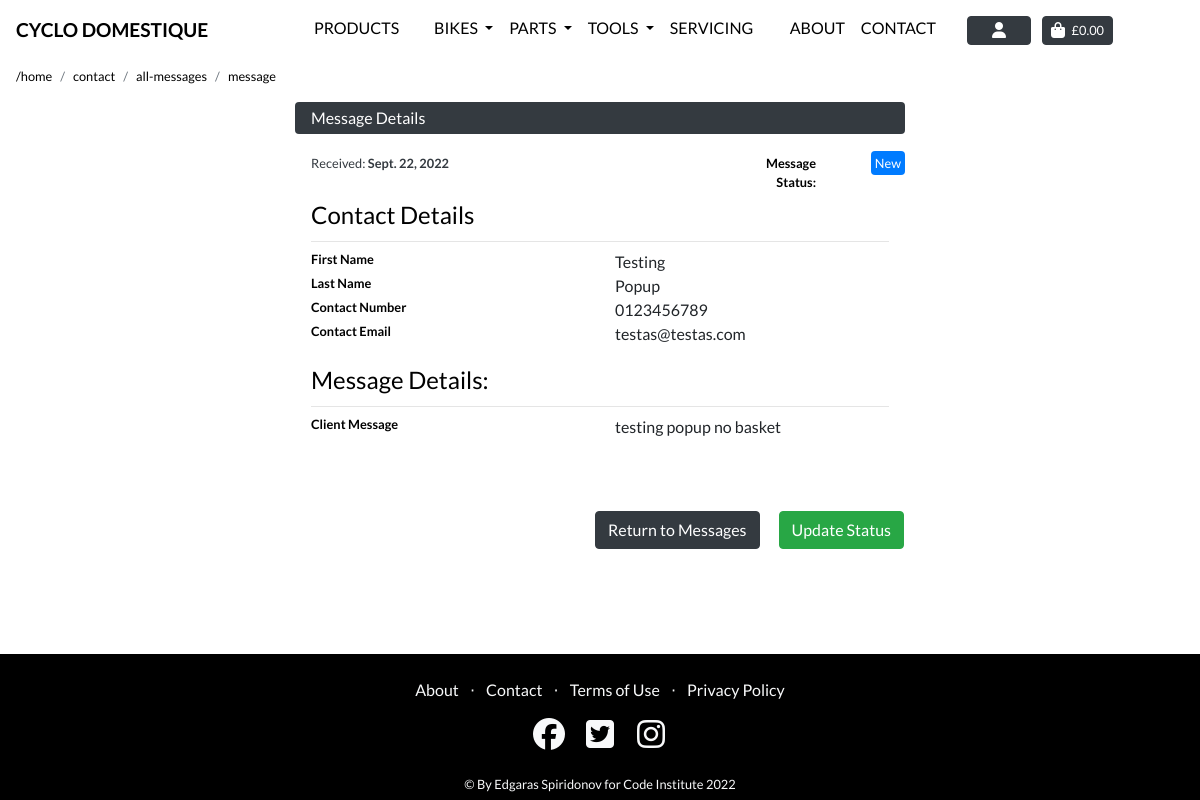
Before: /contact/message/9/ (signed in) with the older database file.
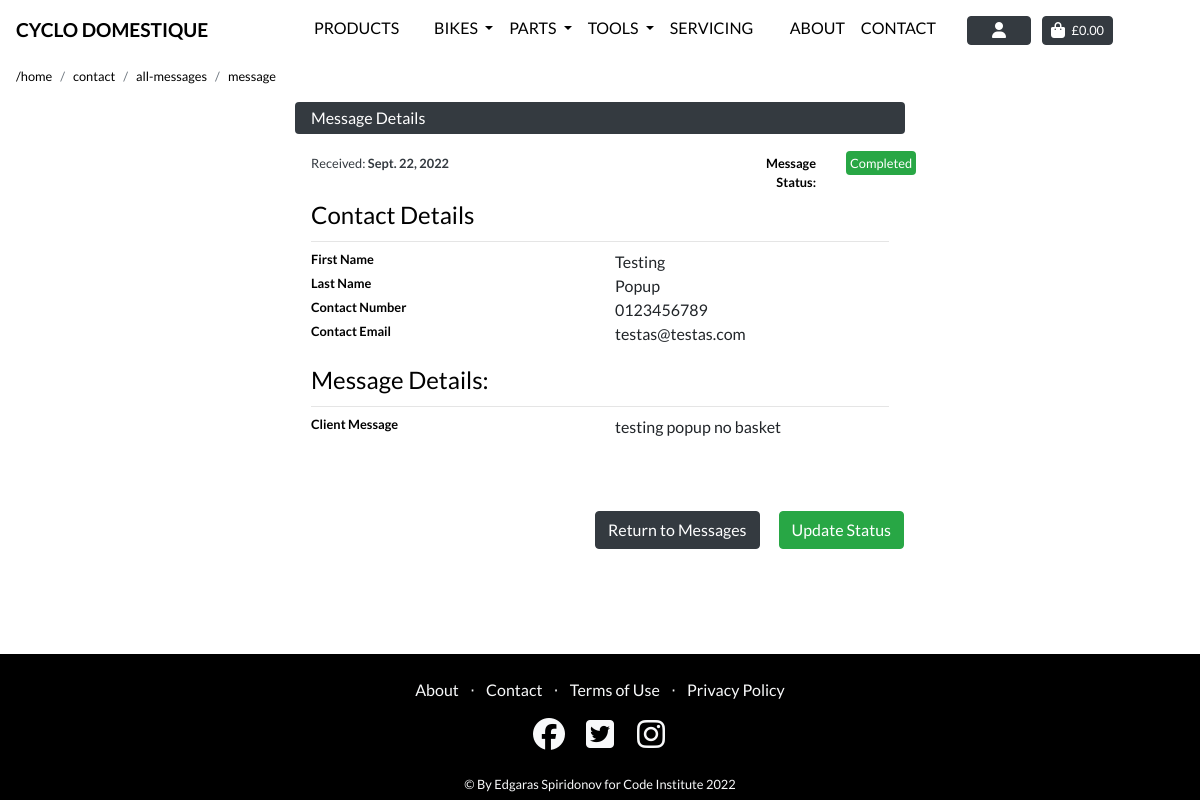
After: the same page with the newer database file.
### contact/views.py (the view, shortened to what this page needs)
# urls.py: path('message/<int:pk>/', views.view_message, name='view_message'),
@login_required
def view_message(request, pk):
    message = get_object_or_404(ContactForm, pk=pk)
    categories = None
    sort = None
    direction = None
    current_sorting = f'{sort}_{direction}'
    template = 'contact/view_contact_message.html'
    context = {
        'message': message,
        'current_categories': categories,
        'current_sorting': current_sorting,
        'on_inventory_page': True,
    }
    return render(request, template, context)

### contact/models.py (called while the page is built)
    def __str__(self):
        return self.email_address

### contact/templates/contact/view_contact_message.html (shortened to what the changed rows need)
{% extends "base.html" %}
{% load static %}
{% block extra_css %}
    <link rel="stylesheet" href="{% static 'checkout/css/checkout.css' %}">
    <link rel="stylesheet" href="{% static 'css/page_navbar.css' %}">
{% endblock %}
{% block content %}
<div class="container">
    <div class="row">
        <div class="col-12 col-md-8 ">
            <div class="row">
                <div class="col-12 col-md-4">
                    <div class="row">
                        <div class="col-12 col-md-5 text-right">
                            <p class="my-0 mx-0 py-1 small ">
                                {% if message.status == 1 %}
                                    <span class="p-1 rounded bg-danger text-white ">Pending</span>
                                {% elif message.status == 2 %}
                                    <span class="p-1 rounded bg-success text-white ">Completed</span>
                                {% else %}
                                    <span class="p-1 rounded btn-primary text-white">New</span>
                                {% endif %}
                            </p>
                        </div>
                    </div>
                </div>
            </div>
        </div>
    </div>
</div>
{% endblock %}

Changed rows visible on the page:
changed ContactForm "Testing": status 0 → 2 (drawn)
Other visible differences:
text no longer shown: "New"
text now shown: "Completed"
